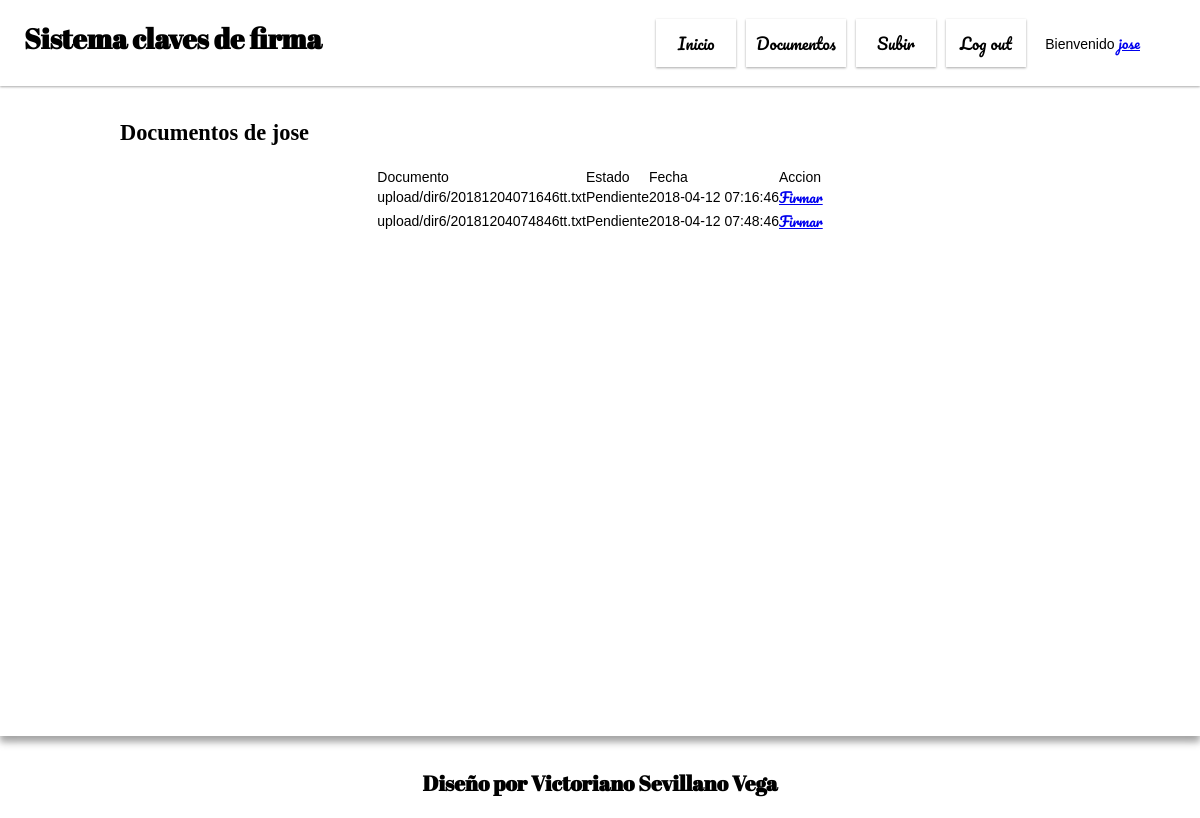
/index.php?page=documentos (signed in), run on the app's committed database.
### tables this page shows
CREATE TABLE IF NOT EXISTS `documentos` (
  `id` int(11) NOT NULL AUTO_INCREMENT,
  `idUsuario` int(11) NOT NULL,
  `descripcion` varchar(11) NOT NULL,
  `fichero` varchar(255) NOT NULL,
  `estado` enum('Pendiente','Firmado') NOT NULL,
  `fechaFirma` datetime NOT NULL,
  PRIMARY KEY (`id`)
);

### php/clases/Conexion.php (called while the page is built, shortened)
<?php
class Conexion{
    private static $instancia;
    private $dbh;
    public function __construct(){
        try{
            $this->dbh = new PDO(CADCONEXION, USER, PSW);
            $this->dbh->exec("SET CHARACTER SET utf8");
        }catch(PDOException $e){
            print "Error!: " . $e->getMessage();
            die();
        }
    }
    public function prepare($sql) {
        return $this->dbh->prepare($sql);
    }
    public static function singleton_conexion(){
        if(!isset(self::$instancia)){
            self::$instancia = new $class;
        }
        return self::$instancia;
    }
}
?>

### php/clases/Documentos.php (called while the page is built, shortened)
<?php
require_once 'Conexion.php';
class Documentos {
    private static $instancia;
    public static function singleton_documentos() {
        if (!isset(self::$instancia)) {
            self::$instancia = new $miclase;
        }
        return self::$instancia;
    }
    public function getDocuments($id){
        $this->dbh = Conexion::singleton_conexion();
        try {
            $query = $this->dbh->prepare("SELECT * FROM documentos where idUsuario = :id");
            $query->bindParam(':id', $id);
            $query->execute();
            return $query->fetchAll();
        }catch (PDOException $e) {
            $e->getMessage();
        }
    }
}

### php/pages/documentos.php (the view, shortened to what this page needs)
<?php
require_once('php/clases/Documentos.php');
?>
<div class="contenido">
        <h2>Documentos de <?php echo $_SESSION['login']['Usuario']?></h2>
        <div id="formulario">
            <?php
                $var = Documentos::singleton_documentos();
                $documentos = $var->getDocuments($_SESSION['login']['id']);
                echo "<table>";
                echo "<tr><td> Documento </td><td> Estado </td><td> Fecha </td><td> Accion </td></tr>";
                foreach ($documentos as $key) {
                    echo "<tr><td>". $key['fichero'] ."</td><td>". $key['estado'] ."</td><td>". $key['fechaFirma'] ."</td>";
                    if($key['estado'] == 'Pendiente')
                        echo "<td><a href='index.php?page=validarFirma&fichero=".$key['id']."'> Firmar </a></td></tr>";
                    else
                        echo "</tr>";
                }
                echo "</table>";
            ?>
        </div>
</div>

### index.php (shortened to what this page needs)
<!DOCTYPE html>
<html lang="es">
<head>
    <link rel="stylesheet" href="css/normalize.css">
    <link rel="stylesheet" href="css/estilos.css">
</head>
<body>
    <header>
        <h1>Sistema claves de firma</h1>
        <?php
            include('php/includes/nav.php');
        ?>
    </header>
    <main>
        <?php
            include('php/includes/main.php');
        ?>
    </main>
    <footer>
        <p>Diseño por Victoriano Sevillano Vega</p>
    </footer>
</body>
</html>

### php/includes/nav.php (shortened to what this page needs)
<?php
    if(isset($_SESSION['login'])) {
?>
<?php
    if($_SESSION['login']['Perfil'] == 'usuario') {
?>
        <nav>
            <ul>
                <li><a href="index.php?page=inicio">Inicio</a></li>
                <li><a href="index.php?page=documentos">Documentos</a></li>
                <li><a href="index.php?page=subir">Subir</a></li>
                <li><a href="index.php?page=logout">Log out</a></li>
            </ul>
            <p>Bienvenido <a href="index.php?page=perfil"><?php echo $_SESSION['login']['Usuario'];?></a></p>
        </nav>
<?php
    }
    }
?>

### php/includes/main.php
<?php
if (!isset($_GET['page'])) {
    include("php/pages/inicio.php");
} else {
    include("php/pages/".$_GET['page'].".php");
}
?>

### css/estilos.css (style rules this page uses)
* { font-size: 14px; }
header { position: fixed; width: 100%; background-color: white; display: flex; justify-content: space-between; box-shadow: 0 1px 3px rgba(0,0,0,0.12), 0 1px 2px rgba(0,0,0,0.24); }
nav { display: flex; width: 60%; margin-right: 5%; justify-content: flex-end; align-items: center; }
nav ul { display: flex; justify-content: center; align-items: center; list-style: none; margin-right: 2%; }
header h1 { width: 30%; padding-left: 2%; font-family: 'Abril_Fatface'; }
nav ul li, a { font-family: 'Pacifico'; }
nav ul li { text-align: center; width: auto; min-width: 60px; padding: 10px; margin: 5px; box-shadow: 0 1px 3px rgba(0,0,0,0.12), 0 1px 2px rgba(0,0,0,0.24); transition: all 0.3s cubic-bezier(.25,.8,.25,1); }
nav ul li a { width: 100%; text-decoration: none; color: black; font-size: 16px; }
main { padding-top: 8%; min-height: 80vh; box-shadow: 0 5px 10px rgba(0,0,0,0.19), 0 6px 6px rgba(0,0,0,0.23); }
#formulario { display: flex; flex-direction: column; justify-content: center; align-items: center; padding-bottom: 50px; }
.contenido h2 { padding: 5px 10%; font-size: 1.6rem; font-family: 'Lobster'; }
footer { font-family: 'Abril_Fatface'; min-height: 50px; display: flex; justify-content: center; align-items: center; }
footer p { padding-top: 1%; font-size: 1.5rem; font-weight: bolder; }

### data on the page
documentos: fichero "upload/dir6/20181204071646tt.txt", estado "Pendiente", fechaFirma "2018-04-12 07:16:46"
documentos: fichero "upload/dir6/20181204074846tt.txt", estado "Pendiente", fechaFirma "2018-04-12 07:48:46"

### other printed values
$_SESSION['login']['Usuario'] "jose"
